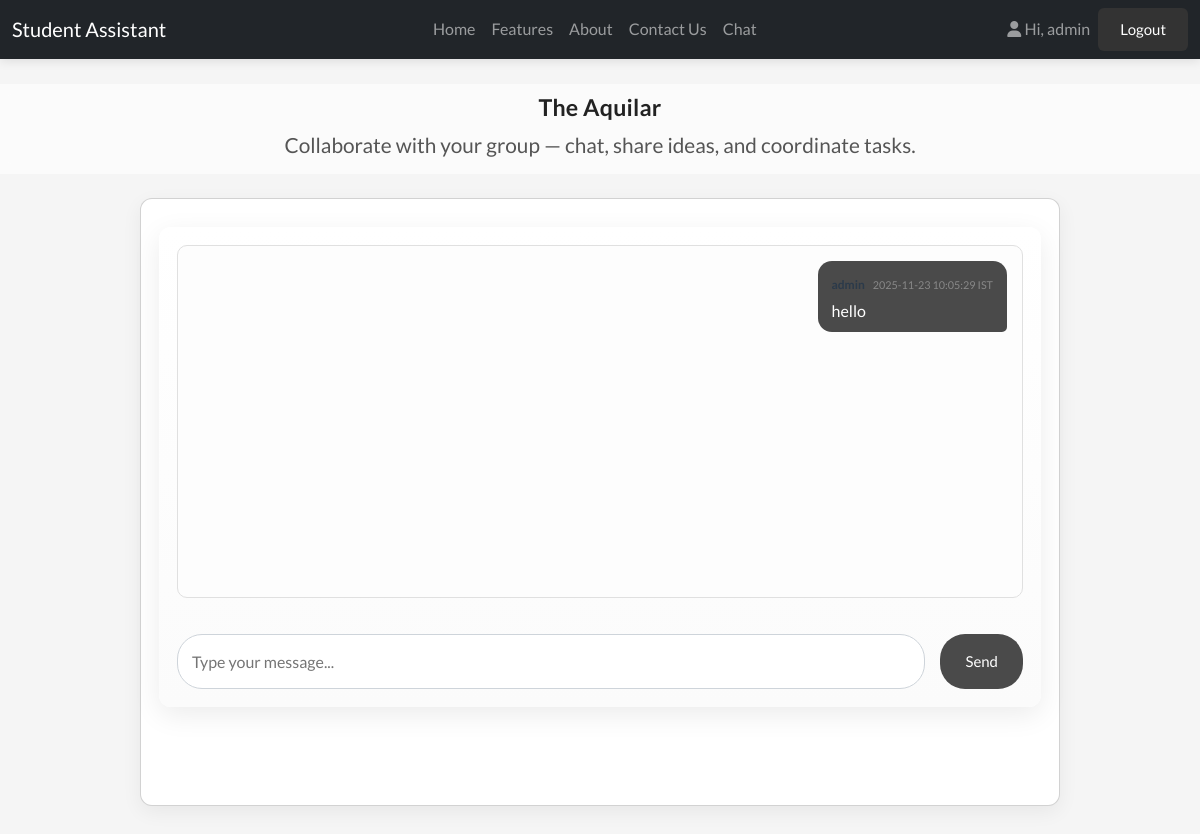
The app's page /group/2 (signed in) with its own data.
### tables this page shows
CREATE TABLE users (
                id INTEGER PRIMARY KEY AUTOINCREMENT,
                name TEXT NOT NULL,
                email TEXT UNIQUE NOT NULL,
                password TEXT NOT NULL
            );

CREATE TABLE groups (
            id INTEGER PRIMARY KEY AUTOINCREMENT,
            name TEXT NOT NULL
        );

CREATE TABLE group_messages (
            id INTEGER PRIMARY KEY AUTOINCREMENT,
            group_id INTEGER,
            user_id INTEGER,
            role TEXT NOT NULL,
            content TEXT NOT NULL,
            created_at TEXT NOT NULL,
            FOREIGN KEY(group_id) REFERENCES groups(id),
            FOREIGN KEY(user_id) REFERENCES users(id)
        );

### student_assistant-updated/app.py (the view, shortened to what this page needs)
@app.route('/group/<int:group_id>', methods=['GET', 'POST'])
@login_required
def group(group_id):
    if 'user_id' not in session:
        flash('Please sign in to use this feature.', 'error')
        return redirect('/signin')
    user_id = session['user_id']
    conn = get_conn()
    c = conn.cursor()
    c.execute("SELECT * FROM groups WHERE id=?", (group_id,))
    group = c.fetchone()
    c.execute("SELECT gm.id, gm.group_id, gm.user_id, gm.role, gm.content, gm.created_at, u.name FROM group_messages gm JOIN users u ON gm.user_id = u.id WHERE gm.group_id=? ORDER BY gm.created_at", (group_id,))
    rows = c.fetchall()
    messages = []
    for m in rows:
        created = m[5]
        created_display = utc_to_ist(created) if created else ''
        messages.append({'role': m[3], 'content': m[4], 'created_at': created_display, 'username': m[6]})
    conn.close()
    return render_template('group.html', group={'id': group[0], 'name': group[1]}, messages=messages)

### student_assistant-updated/app.py (called while the page is built)
@app.after_request
def set_security_headers(response):
    response.headers['X-Content-Type-Options'] = 'nosniff'
    response.headers['X-Frame-Options'] = 'DENY'
    response.headers['Referrer-Policy'] = 'no-referrer-when-downgrade'
    return response

def utc_to_ist(iso_str: str) -> str:
    try:
        dt = datetime.fromisoformat(iso_str)
        if dt.tzinfo is None:
            dt = dt.replace(tzinfo=timezone.utc)
        ist = dt.astimezone(IST)
        return ist.strftime('%Y-%m-%d %H:%M:%S %Z')
    except Exception:
        return iso_str

def get_conn():
    return sqlite3.connect(DB_PATH)

def login_required(fn):
    from functools import wraps
    @wraps(fn)
    def wrapper(*args, **kwargs):
        if 'user_id' not in session:
            flash('Please sign in to access that feature.', 'error')
            return redirect('/signin')
        return fn(*args, **kwargs)
    return wrapper

### student_assistant-updated/templates/group.html (shortened to what this page needs)
{% extends "base.html" %}
{% block content %}
<main>
  <section class="hero small-hero">
    <h1 class="page-subheader">{{ group.name }}</h1>
    <p class="sublead">Collaborate with your group — chat, share ideas, and coordinate tasks.</p>
  </section>
  <div class="container py-4 d-flex justify-content-center">
    <div class="card group-card w-100" style="max-width:920px;">
      <div class="card-body">
        <div class="chat-container">
          <div class="messages">
            {% for message in messages %}
              <div class="message {{ message.role }}">
                <div class="message-meta d-flex justify-content-between">
                    <span class="message-username">{{ message.username }}</span>
                    <span class="message-timestamp">{{ message.created_at }}</span>
                </div>
                <div class="message-text">{{ message.content }}</div>
              </div>
            {% endfor %}
          </div>
          <form class="chat-form mt-3" method="POST" action="/group/{{ group.id }}">
            <input type="text" name="message" placeholder="Type your message..." required>
            <button type="submit" class="btn btn-primary">Send</button>
          </form>
        </div>
      </div>
    </div>
  </div>
</main>
{% endblock %}

### student_assistant-updated/templates/base.html (shortened to what this page needs)
<!DOCTYPE html>
<html lang="en">
<head>
  <link href="https://cdn.jsdelivr.net/npm/bootstrap@5.3.3/dist/css/bootstrap.min.css" rel="stylesheet">
  <link rel="stylesheet" href="{{ url_for('static', filename='custom-bootstrap.css') }}">
  <link rel="stylesheet" href="{{ url_for('static', filename='style.css') }}">
  <link rel="stylesheet" href="https://cdnjs.cloudflare.com/ajax/libs/font-awesome/6.5.1/css/all.min.css">
</head>
<body>
<nav class="navbar navbar-expand-lg navbar-dark bg-dark fixed-top">
  <div class="container-fluid">
    <a class="navbar-brand" href="/">Student Assistant</a>
    <div class="collapse navbar-collapse" id="navbarNav">
      <ul class="navbar-nav mx-auto mb-2 mb-lg-0">
        <li class="nav-item">
          <a class="nav-link" href="/">Home</a>
        </li>
        <li class="nav-item">
          <a class="nav-link" href="/features">Features</a>
        </li>
        <li class="nav-item">
          <a class="nav-link" href="/about">About</a>
        </li>
        <li class="nav-item">
          <a class="nav-link" href="/contact">Contact Us</a>
        </li>
        <li class="nav-item">
          <a class="nav-link" href="/chat">Chat</a>
        </li>
      </ul>
      <div class="d-flex">
        {% if session.get('user') %}
          <span class="navbar-text me-2"><i class="fa-solid fa-user"></i> Hi, {{ session['user'] }}</span>
          <a href="/logout" class="btn btn-outline-light">Logout</a>
        {% else %}
          <a href="/signin" class="btn btn-outline-light">Sign in</a>
        {% endif %}
      </div>
    </div>
  </div>
</nav>
<div class="container mt-4 pb-5">
  {% block content %}{% endblock %}
</div>
</body>
</html>

### student_assistant-updated/static/style.css (style rules this page uses)
* { margin: 0; padding: 0; box-sizing: border-box; font-family: 'Lato', sans-serif; }
body { background: #f5f5f5; font-family: 'Lato', sans-serif; color: #333; line-height: 1.6; padding-top: 60px; }
.container.mt-4.pb-5 { margin-top: 0px; padding-top: 0; padding-bottom: 70px; }
h1, h2, h3, h4, h5, h6 { color: #222; margin-bottom: 0.75em; margin-top: 1em; }
p { margin-bottom: 1em; }
.navbar-text { margin-right: 1rem; }
.fixed-top { backdrop-filter: blur(8px); background-color: rgba(33, 37, 41, 0.8); box-shadow: 0 2px 10px rgba(0,0,0,0.1); }
.btn { padding: 10px 22px; background: #333; color: #fff; border: none; border-radius: 6px; cursor: pointer; text-decoration: none; font-size: 15px; transition: all 0.2s ease; }
.chat-container { max-width: 920px; margin: 10px auto 80px; background: linear-gradient(180deg, #ffffff, #fbfbfb); border-radius: 12px; box-shadow: 0 8px 28px rgba(0, 0, 0, 0.08); padding: 18px; display: flex; flex-direction: column; min-height: 480px; }
.messages { flex-grow: 1; height: auto; overflow-y: auto; padding: 15px; display: flex; flex-direction: column; gap: 12px; border: 1px solid #e0e0e0; border-radius: 10px; background: #fdfdfd; margin-bottom: 20px; }
.message { padding: 10px 14px; border-radius: 14px; max-width: 72%; line-height: 1.4; font-size: 1rem; word-wrap: break-word; display: inline-block; }
.message.user { align-self: flex-end; background: #4a4a4a; color: #fff; border-bottom-right-radius: 5px; }
.message .message-meta { font-size: 0.75rem; color: #666; margin-top: 6px; text-align: right; }
.group-card { border-radius: 12px; box-shadow: 0 6px 20px rgba(0,0,0,0.06); }
.group-card .card-body { padding: 18px; }
.chat-container .messages { max-height: 420px; overflow-y: auto; }
.message .message-username { font-weight: 700; color: #2b3a4a; margin-right: 8px; }
.message .message-text { margin-top: 6px; }
.chat-form input { border-radius: 6px; }
.chat-form { display: flex; gap: 15px; margin-top: 0; }
.chat-form input { flex: 1; padding: 14px; border-radius: 25px; border: 1px solid #ced4da; font-size: 1rem; }
.chat-form .btn { padding: 12px 25px; border-radius: 25px; background: #4a4a4a; transition: background-color 0.2s ease; }
.hero { background-color: #f8f8f8; padding: 20px 0; text-align: center; margin-bottom: 20px; }
.hero.small-hero { padding-top: 10px; padding-bottom: 8px; margin-bottom: 0px; min-height: 64px; display: flex; flex-direction: column; align-items: center; justify-content: flex-start; background: rgba(255,255,255,0.6); backdrop-filter: blur(6px); position: relative; left: 50%; right: 50%; margin-left: -50vw; margin-right: -50vw; width: 100vw; box-shadow: none; }
.hero.small-hero h1 { font-size: 1.45rem; margin: 0 0 6px 0; color: #222; font-weight: 700; text-align: center; }
.page-subheader { font-size: 1.35rem; font-weight: 700; color: #1f2b3a; margin: 0 0 6px 0; letter-spacing: 0.2px; }
.sublead { color: #56606b; margin-bottom: 0.5rem; font-size: 1rem; }
@media (min-width: 1200px) { .page-subheader { font-size: 1.5rem; } }
@media (min-width: 1200px) { .sublead { font-size: 1.05rem; } }
.hero p { font-size: 1.3rem; color: #555; max-width: 800px; margin: 0 auto 5px auto; }
.message-meta { font-size: 0.8em; color: #666; margin-bottom: 6px; display: flex; justify-content: space-between; }
.message-username { font-weight: bold; margin-right: 10px; color: #4a4a4a; }
.message-timestamp { color: #888; font-size: 0.9em; }

### records on screen
users: user "admin"
groups: name "The Aquilar"
group_messages: username "admin", created_at "2025-11-23 10:05:29 IST", content "hello"
